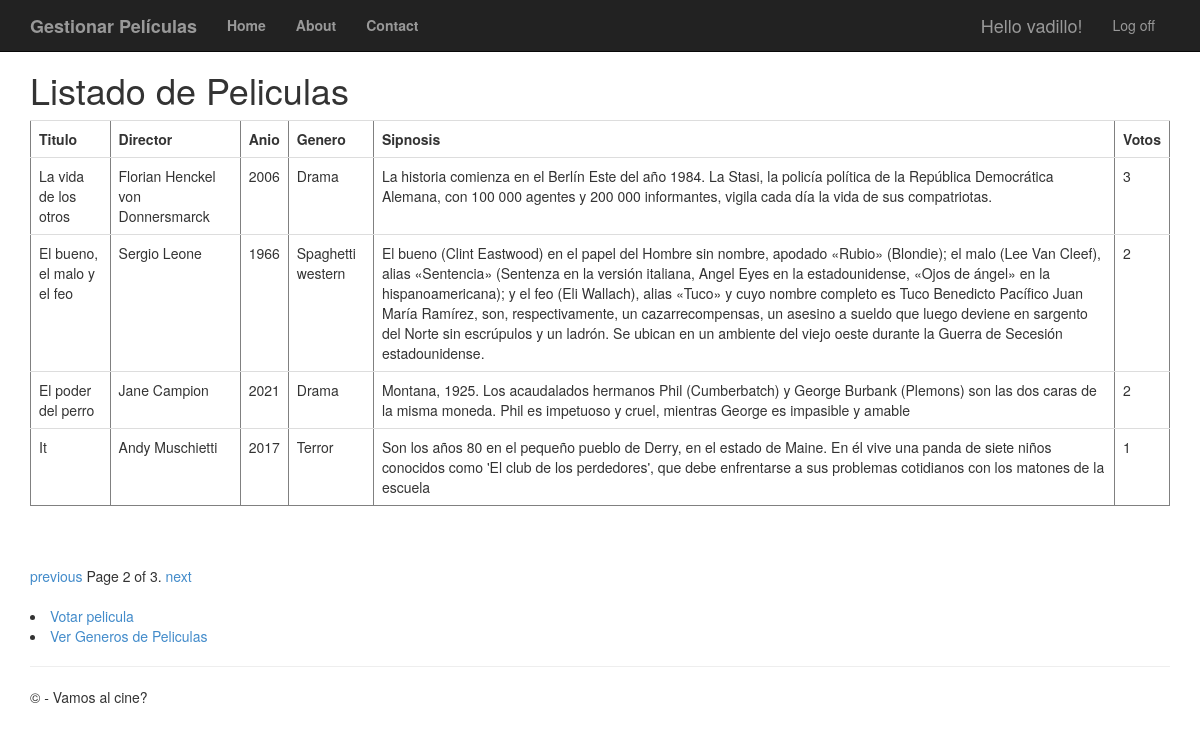
/peliculas/?page=2 (signed in), run on the app's committed database.
### app/models.py (models this page shows, shortened)
class Pelicula(models.Model):
	titulo = models.CharField(max_length=100)
	direccion = models.CharField(max_length=60)
	anio = models.IntegerField(validators=[MaxValueValidator(99999999999)])
	genero = models.CharField(max_length=60)
	sinopsis = models.CharField(max_length=700)
	votos = models.IntegerField(validators=[MaxValueValidator(99999999999)])

### app/views.py (the view)
# urls.py: path('peliculas/', views.peliculas, name='peliculas'),
def peliculas(request):
	if not request.user.is_authenticated:
		return HttpResponseRedirect('/login')
	else:
		film_lista = Pelicula.objects.all().order_by('-votos')
		paginator = Paginator(film_lista, 4) #Se indica que se mostraran 4 peliculas por pagina
		page = request.GET.get('page')
		try:
			pelis = paginator.page(page)
		except PageNotAnInteger:
			pelis = paginator.page(1)
		except EmptyPage:
			pelis = paginator.page(paginator.num_pages)
		return render(request, 'app/peliculas.html', {'pelis': pelis})

### app/templates/app/peliculas.html (shortened to what this page needs)
{% extends "app/layout.html"%}
{% block content %}
<h1>Listado de Peliculas</h1>
<table border='1' class="table">
	<tr><td><b>Titulo</b></td><td><b>Director</b></td><td><b>Anio</b></td><td><b>Genero</b></td><td><b>Sipnosis</b></td><td><b>Votos</b></td></tr>
	{% for filma in pelis %}
	<tr>
		<td>{{ filma.titulo }}</td>
		<td>{{ filma.direccion }}</td>
		<td>{{ filma.anio }}</td>
		<td>{{ filma.genero }}</td>
		<td>{{ filma.sinopsis }}</td>
		<td>{{ filma.votos }}</td>
	</tr>
	{% endfor %}
</table>
<br />
{% if pelis.has_other_pages %}
<div class="pagination">
	<span class="step-links">
		{% if pelis.has_previous %}
		<a href="?page={{ pelis.previous_page_number }}">previous</a>
		{% endif %}
		<span class="current">
			Page {{ pelis.number }} of {{ pelis.paginator.num_pages }}.
		</span>
		{% if pelis.has_next %}
		<a href="?page={{ pelis.next_page_number }}">next</a>
		{% endif %}
	</span>
</div>
<br />
{% endif %}
<li><a href="{% url 'voto' %}">Votar pelicula</a></li>
<li><a href="{% url 'generos' %}">Ver Generos de Peliculas</a></li>
{% endblock %}

### app/templates/app/loginpartial.html (shortened to what this page needs)
{% if user.is_authenticated %}
<form id="logoutForm" action="/logout/" method="post" class="navbar-right">
    <ul class="nav navbar-nav navbar-right">
        <li><span class="navbar-brand">Hello {{ user.username }}!</span></li>
        <li><a href="javascript:document.getElementById('logoutForm').submit()">Log off</a></li>
    </ul>
</form>
{% else %}
<ul class="nav navbar-nav navbar-right">
    <li><a href="{% url 'registro' %}">Registro</a></li>
    <li><a href="{% url 'login' %}">Login</a></li>
</ul>
{% endif %}

### app/static/app/content/site.css (style rules this page uses)
body { padding-top: 50px; padding-bottom: 20px; }

### data on the page
Pelicula: titulo "La vida de los otros", direccion "Florian Henckel von Donnersmarck", anio "2006", genero "Drama", sinopsis "La historia comienza en el Berlín Este del año 1984. La Stasi, la policía política de la República Democrática Alemana, con 100 000 agentes y 200 000 informantes, vigila cada día la vida de sus compatriotas.", votos "3"
Pelicula: titulo "El bueno, el malo y el feo", direccion "Sergio Leone", anio "1966", genero "Spaghetti western", sinopsis "El bueno (Clint Eastwood) en el papel del Hombre sin nombre, apodado «Rubio» (Blondie); el malo (Lee Van Cleef), alias «Sentencia» (Sentenza en la versión italiana, Angel Eyes en la estadounidense, «Ojos de ángel» en la hispanoamericana); y el feo (Eli Wallach), alias «Tuco» y cuyo nombre completo es Tuco Benedicto Pacífico Juan María Ramírez, son, respectivamente, un cazarrecompensas, un asesino a sueldo que luego deviene en sargento del Norte sin escrúpulos y un ladrón. Se ubican en un ambiente del viejo oeste durante la Guerra de Secesión estadounidense.", votos "2"
Pelicula: titulo "El poder del perro", direccion "Jane Campion", anio "2021", genero "Drama", sinopsis "Montana, 1925. Los acaudalados hermanos Phil (Cumberbatch) y George Burbank (Plemons) son las dos caras de la misma moneda. Phil es impetuoso y cruel, mientras George es impasible y amable", votos "2"
Pelicula: titulo "It", direccion "Andy Muschietti", anio "2017", genero "Terror", sinopsis "Son los años 80 en el pequeño pueblo de Derry, en el estado de Maine. En él vive una panda de siete niños conocidos como 'El club de los perdedores', que debe enfrentarse a sus problemas cotidianos con los matones de la escuela", votos "1"

### other printed values
{{ user.username }} "vadillo"
{{ pelis.number }} "2"
{{ pelis.paginator.num_pages }} "3"
